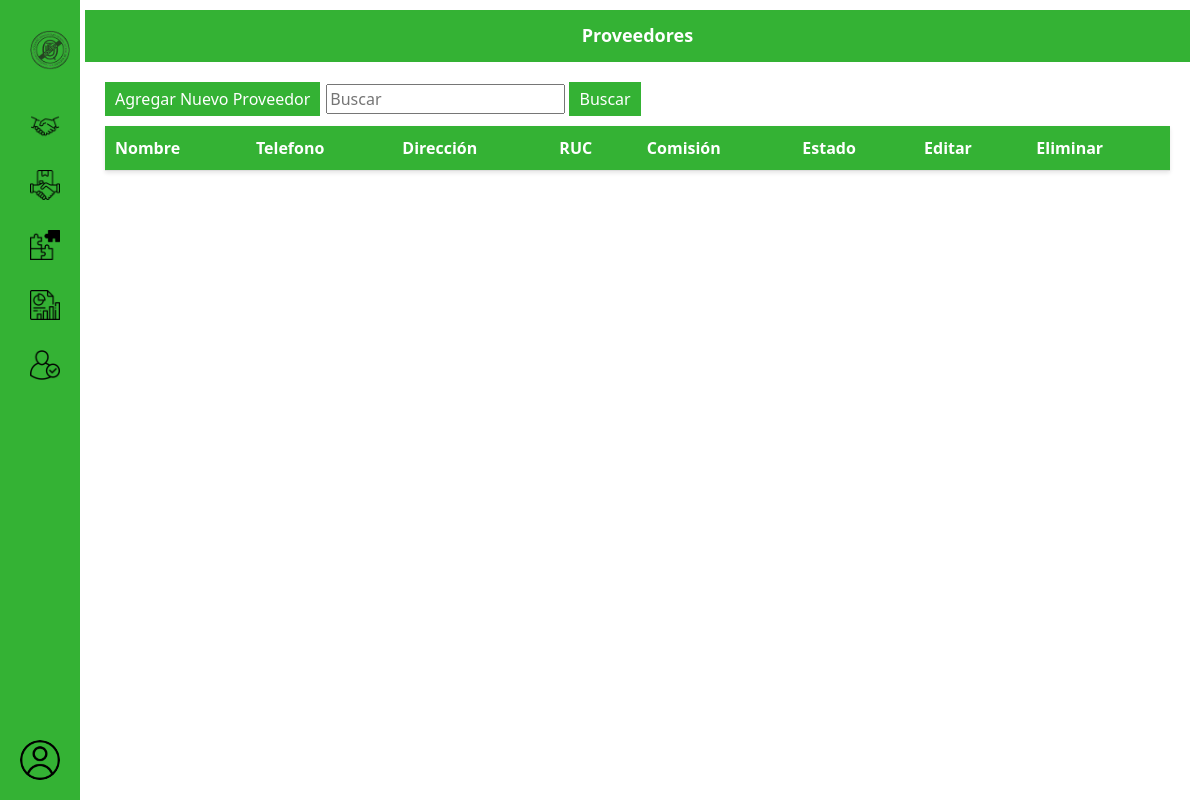
/proveedores/, run on an earlier commit of the app's database.
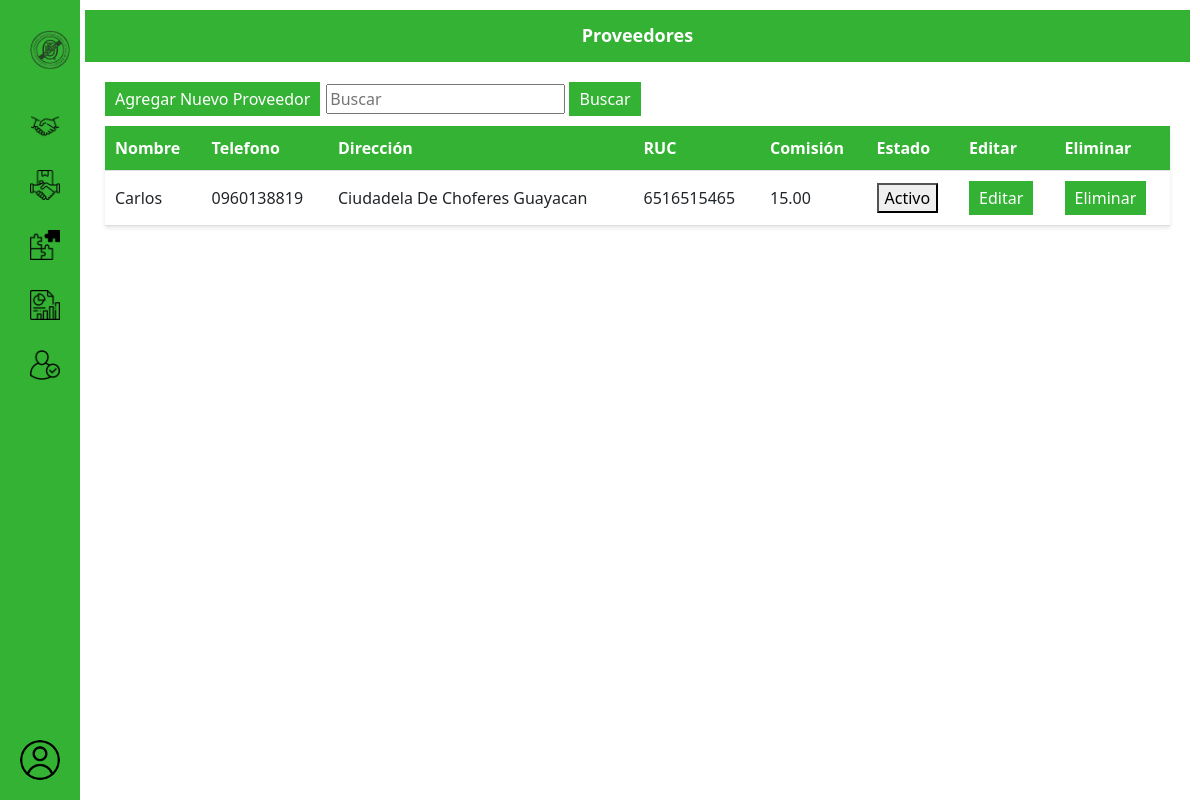
And on a later commit of the database.
### proveedores/models.py (models this page shows, shortened)
class Proveedor(models.Model):
    nombre=models.CharField(max_length=200)
    telefono=models.CharField(max_length=13)
    RUC=models.CharField(max_length=13)
    direccion=models.CharField(max_length=500)
    comision=models.DecimalField(max_digits = 8, decimal_places = 2)
    estado=models.BooleanField(default=False)

### proveedores/views.py (the view)
# urls.py: path('proveedores/', views.proveedor),
def proveedor(request):
    proveedores=Proveedor.objects.all()
    return render(request,'proveedores.html', {
        'proveedores': proveedores
    })

### proveedores/templates/proveedores.html (shortened to what this page needs)
{% extends 'base1.html' %}
{% load static %}
    {% block content %}
    <div class="content-menu">
        <div class="header" style="border-radius: 0;">
            <h1>Proveedores</h1>
        </div>
        <div class="socios-content ">
            <div style="display:inline-flex; position: relative;">
                <a href="/aggproveedor"> <button class="add-socio-btn"> Agregar Nuevo Proveedor</button></a>
                <div class="search-form" style="margin-left: 6px; margin-block-end:auto;">
                    <input type="text" id="barbusqueda" placeholder="Buscar" >
                    <button class="add-socio-btn" type="submit">Buscar</button>
                </div>
            </div>
            <table class="socios-table">
                <thead>
                    <tr>
                        <th>Nombre</th>
                        <th>Telefono</th>
                        <th>Dirección</th>
                        <th>RUC</th>
                        <th>Comisión</th>
                        <th>Estado</th>
                        <th>Editar</th>
                        <th>Eliminar</th>
                    </tr>
                </thead>
                <tbody>
                    {% for proveedor in proveedores%}
                    <tr>
                        <td>{{proveedor.nombre}}</td>
                        <td>{{proveedor.telefono}}</td>
                        <td>{{proveedor.direccion}}</td>
                        <td>{{proveedor.RUC}}</td>
                        <td>{{proveedor.comision}}</td>
                        <td>
                            {% if proveedor.estado %}
                            <button class="green-button">
                                Activo
                            </button>
                            {% else %}
                            <button class="red-button">
                                <span class="no-visto-icon"> Inactivo</span>
                            </button>
                            {% endif %}
                        </td>
                        <td class="actions">
                            <a style="text-decoration: none;"  href="/editProveedor/{{proveedor.id}}">
                                <button class="edit-btn">
                                    Editar
                                </button></a>
                        </td>
                       <td>  <a style="text-decoration: none;"  href="#"
                        onclick="eliminarProveedor('{{proveedor.id}}')"><button class="delete-btn">
                            Eliminar
                        </button></a></td>
                    </tr>
                    {% endfor %}
                </tbody>
            </table>
        </div>
    </div>
    {% endblock %}

### ADUTEQ/templates/base1.html (shortened to what this page needs)
{% load static %}
<!DOCTYPE html>
<html>
<head>
    <link rel="stylesheet" href="{% static 'css/estilo_menu_desplegable.css' %}" />
    <link rel="stylesheet" href="{% static 'css/proveedores.css' %}" />
    <link rel="stylesheet" href="{% static 'css/aggproveedor.css' %}" />
    <link rel="stylesheet" href="{% static 'css/editproveedor.css' %}" />
    <link href="https://cdn.jsdelivr.net/npm/bootstrap@5.3.0/dist/css/bootstrap.min.css" rel="stylesheet"
>
</head>
<body>
    <div class="sidebar">
        <div class="logo">
            <div class="profile-lg">
                <a href="/principal"><img src="{% static 'img/aduteq.png' %} " alt="ADUTEQ Logo"></a>
            </div>
        </div>
        <ul>
            <li><a href="/socios"><img src="{% static 'img/icon-socios.png' %}" alt="Socios" width="30px">&nbsp</a></li>
            <li><a href="/proveedores"><img src="{% static 'img/icon-proveedores.png' %} " alt="Proveedores"
                        width="30px">&nbsp<span> Proveedores</span></a></li>
            <li><a href="/actividades"><img src=" {% static 'img/icon-actividades.png' %}" alt="Actividades"
                        width="30px">&nbsp<span> Actividades</span></a></li>
            <li><a href="#"><img src=" {% static 'img/icon-reportes.png' %}" alt="Reportes" width="30px">&nbsp</a></li>
            <li><a href="#"><img src=" {% static 'img/icon-cuenta.png' %} " alt="Cuenta" width="30px">&nbsp</a></li>
        </ul>
        <div class="profile">
            <img src="{% static 'img/icon-usuarios.png' %}" alt="Foto de perfil">&nbsp
            <span>Usuario</span>
        </div>
    </div>
    {% block content %}{% endblock %}
</body>
</html>

### proveedores/static/css/estilo_menu_desplegable.css (style rules this page uses)
body { margin: 0; padding: 0; font-family: Arial, sans-serif; }
.sidebar { width: 80px; background-color: #34b234; color: #fff; height: 100vh; position: fixed; left: 0; top: 0; padding: 20px; box-sizing: border-box; transition: width 0.3s; }
.sidebar .logo { text-align: center; margin-bottom: 20px; }
.sidebar .logo img { height: auto; display: block; margin: 0 auto; }
.sidebar ul { list-style-type: none; padding: 0; margin: 0; }
.sidebar li { margin-bottom: 10px; overflow: hidden; white-space: nowrap; transition: margin-left 0.3s; }
.sidebar a { color: #fff; text-decoration: none; display: flex; align-items: center; padding: 10px; border-radius: 5px; transition: background-color 0.3s; }
.sidebar .profile { position: fixed; bottom: 20px; display: flex; align-items: center; transition: width 0.3s; }
.sidebar .profile img { width: 40px; height: 40px; border-radius: 50%; margin-right: 20px; transition: width 0.3s, height 0.3s; }
.sidebar .profile span { font-size: 14px; font-weight: bold; }
.sidebar .profile-lg img { width: 40px; height: 40px; border-radius: 50%; transition: width 0.3s, height 0.3s; }
.content-menu { margin-left: 75px; padding: 10px; }
.add-socio-btn { padding: 5px 10px; background-color: #34b234; color: #fff; border: none; cursor: pointer; transition: background-color 0.3s; }
.add-socio-btn { margin-bottom: 10px; }

### proveedores/static/css/proveedores.css (style rules this page uses)
body { margin: 0; padding: 0; font-family: Arial, sans-serif; background-color: #f2f2f2; }
.header { background-color: #34b234; color: #fff; padding: 15px; text-align: center; }
.header h1 { font-size: 18px; font-weight: bold; margin: 0; }
.socios-content { margin: 20px; }
.socios-table { width: 100%; border-collapse: collapse; background-color: #fff; box-shadow: 0 2px 4px rgba(0, 0, 0, 0.1); }
.socios-table th, .socios-table td { padding: 10px; text-align: left; border-bottom: 1px solid #ddd; }
.socios-table th { background-color: #34b234; color: #fff; }
.socios-table td.actions { display: flex; justify-content: space-between; }
.socios-table .edit-btn, .socios-table .delete-btn, .add-socio-btn { padding: 5px 10px; background-color: #34b234; color: #fff; border: none; cursor: pointer; transition: background-color 0.3s; }
.add-socio-btn { margin-bottom: 10px; }
a { text-decoration: none; }

### proveedores/static/css/aggproveedor.css (style rules this page uses)
body { margin: 0; padding: 0; font-family: Arial, sans-serif; background-color: #f2f2f2; }
.header { background-color: #34b234; color: #fff; padding: 15px; text-align: center; border-radius: 80px 20px; }
.header h1 { font-size: 18px; font-weight: bold; margin: 0; }
input { max-width: 380px; }

### proveedores/static/css/editproveedor.css (style rules this page uses)
body { margin: 0; padding: 0; font-family: Arial, sans-serif; background-color: #f2f2f2; }
.header { background-color: #34b234; color: #fff; padding: 15px; text-align: center; border-radius: 80px 20px; }
.header h1 { font-size: 18px; font-weight: bold; margin: 0; }
input { max-width: 380px; }

What changed in the data, as far as the page shows it:
added Proveedor: nombre "Carlos", telefono "0960138819", direccion "Ciudadela De Choferes Guayacan", RUC "6516515465", comision "15.00", estado "Activo"
